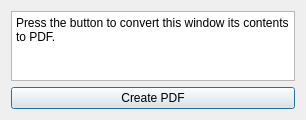
<?xml version="1.0" encoding="UTF-8"?>
<ui version="4.0">
 <class>Dialog</class>
 <widget class="QDialog" name="Dialog">
  <property name="geometry">
   <rect>
    <x>0</x>
    <y>0</y>
    <width>306</width>
    <height>117</height>
   </rect>
  </property>
  <property name="windowTitle">
   <string>CppQPrinterExample1</string>
  </property>
  <layout class="QVBoxLayout" name="verticalLayout">
   <item>
    <widget class="QPlainTextEdit" name="plainTextEdit">
     <property name="plainText">
      <string>Press the button to convert this window its contents to PDF.</string>
     </property>
    </widget>
   </item>
   <item>
    <widget class="QPushButton" name="button">
     <property name="text">
      <string>Create PDF</string>
     </property>
    </widget>
   </item>
  </layout>
 </widget>
 <layoutdefault spacing="6" margin="11"/>
 <resources/>
 <connections/>
</ui>
